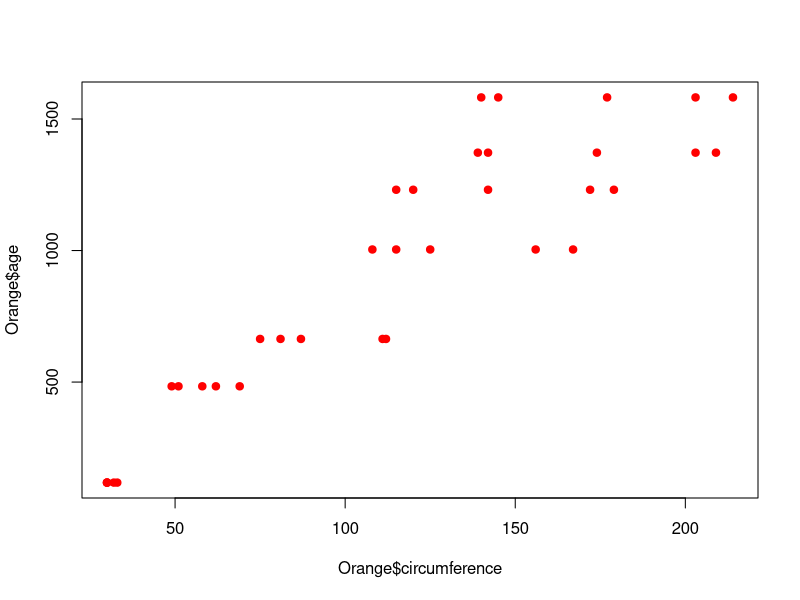

This chart was generated by the following R code:
# 2. 상관분석
# 2-1. 상관분석
# 상관분석은 확률론과 통계학에서 두 변수 간에 어떤 선형적 또는 비선형적
# 관계를 갖고 있는지를 분석하는 방법

# 상관계수(Correlation, Correlation coefficient): 두 변수는 서로 독립적 
# 인 관계나 상관된 관계일 수 있으며 이때 두 변수 간의 관계의 강도
# -상관관계의 정도를 파악하는 상관계수(Correlation coefficient)는 두 변수 
#  간의 연관된 정도를 나타낼 뿐, 원인과 결과에 대한 인과관계를 설명하는 것은 아님
# -상관계수의 표기
#  모 집단 상관계수: p
#  표본 상관계수: r

# 2-2. 피어슨 상관계수
# 두 변수 간의 선형적인 관계를 측정하여 [-1,1]사이의 값을 가짐
# -1 또는 -1에 가까울수록 뚜렷한 선형적인 상관관계
# -양의 상관관계: 1에 가까울수록 한 변수의 값이 커지면 다른 변수의 값도 커짐
# -음의 상관관계: -1에 가까울수록 한 변수의 값이 커지면 다른 변수의 값은 작아짐
# -선형적인 상관관계가 없는 경우: 0에 가까운 값

# 변수가 많아질 경우, 히트맵 그래프를 이용하여 확인하면 편리함

# 2-3. 스피어만 상관계수
# 스피어만 상관계수: 데이터가 서열척도인 경우 즉, 자료의 값 대신 순위를
# 이용하는 경우의 상관계수
# -장점: 스피어만 상관계수는 비선형 관계의 연관성을 파악할 수 있음
# -데이터를 작은 것부터 차례로 순위를 매겨 서열순서(순위)를 이용해 상관계수를 구함
# - -1과 1사이의 값을 가짐

# 두 변수 안의 순위가 완전히 일치하면 +1
# 두 변수의 순위가 완전히 반대이면 -1

# 두 변수 간 연관관계 유무 확인
# 데이터에 이상점이 있거나 표본 크기가 작을 때 유용
# 두 변수 간의 스피어만 상관계수는 두 변수의 순위값 사이의 피어슨 상관계수와 같음

# [실습1] 피어슨 상관계수 구하기
# 예제) Orange 데이터에서 나무의 둘레(circumference)와 나무의 나이(age)
# 와의 피어슨 상관계수 구하기
cor(Orange$circumference, Orange$age)

# 해석 : 피어슨 상관계수의 값이 0.9135189으로 강한 양의 상관관계를 가진다.
#        즉, 나무의 나이가 많을수록 나무의 둘레의 값이 크고, 나무 둘레의 값이
#        클수록 나이가 많다.

# 이 예에서 나무의 나이가 원인이고 나무의 둘레가 결과라는 것을 상식선에서
# 생각할 수 있다. 하지만 상관계수가 인과관계를 설명하는 것은 아니다.
# 상관계수 값은 어떤 변수가 원인이고 결과인지는 설명하지 못한다.

# [실습1-1] 피어슨 상관계수 구하기(산점도 그리기)
# 예제) Orange 데이터에서 나무의 둘레(circumference)와 나무의 나이(age)와의 산점도 그래프
plot(Orange$circumference, Orange$age, col="red", pch=19)

# [실습2] 피어슨 상관계수 구하기
# 예제) 아이리스(iris)데이터의 Sepal.Length, Sepal.Width,
# Petal.Length, Petal.Width 변수 간 상관계수 구하기
cor(iris[,1:4])

# -대각선은 자신의 변수값 간의 상관계수이므로 모두 1이다.
# -대각선의 1값을 제외한 상관계수값 중 가장 큰 값은 0.9628654로 Petal.Length 변수와
#  Petal.Width 변수와의 상관계수이다.
# -절대값이 가장 작은 것은 -0.1175698로 Sepal.Length 변수와 Sepal.Width변수의
#  상관계수 이다.

# [실습3] 상관계수 검정
# 예제) 아이리스(iris)데이터의 Petal.Length변수와 Petal.Width변수의
# 피어슨 상관계수 검정의 예 다. cor.test() 함수의 method 매개변수의
# defalut 값은 "pearson"이다. (method 매개변수 생략가능)
cor.test(iris$Petal.Length, iris$Petal.Width, method = "pearson") # 피어슨 상관계수 검정
# cor.test(첫 번째 변수, 두 번째 변수, method="spearson") 스피어만 상관계수 검정

# 피어슨 상관계수 검정 결과
# 실행결과 p-value는 0.05보다 작은 수 이므로 귀무가설은 기각되고,
# 대립가설이 채택된다.(상관계수가 0이 아니다) 95% 확률로 상관계수는 
# 0.9490525~0.9729853 구간의 값이라고 할 수 있다.